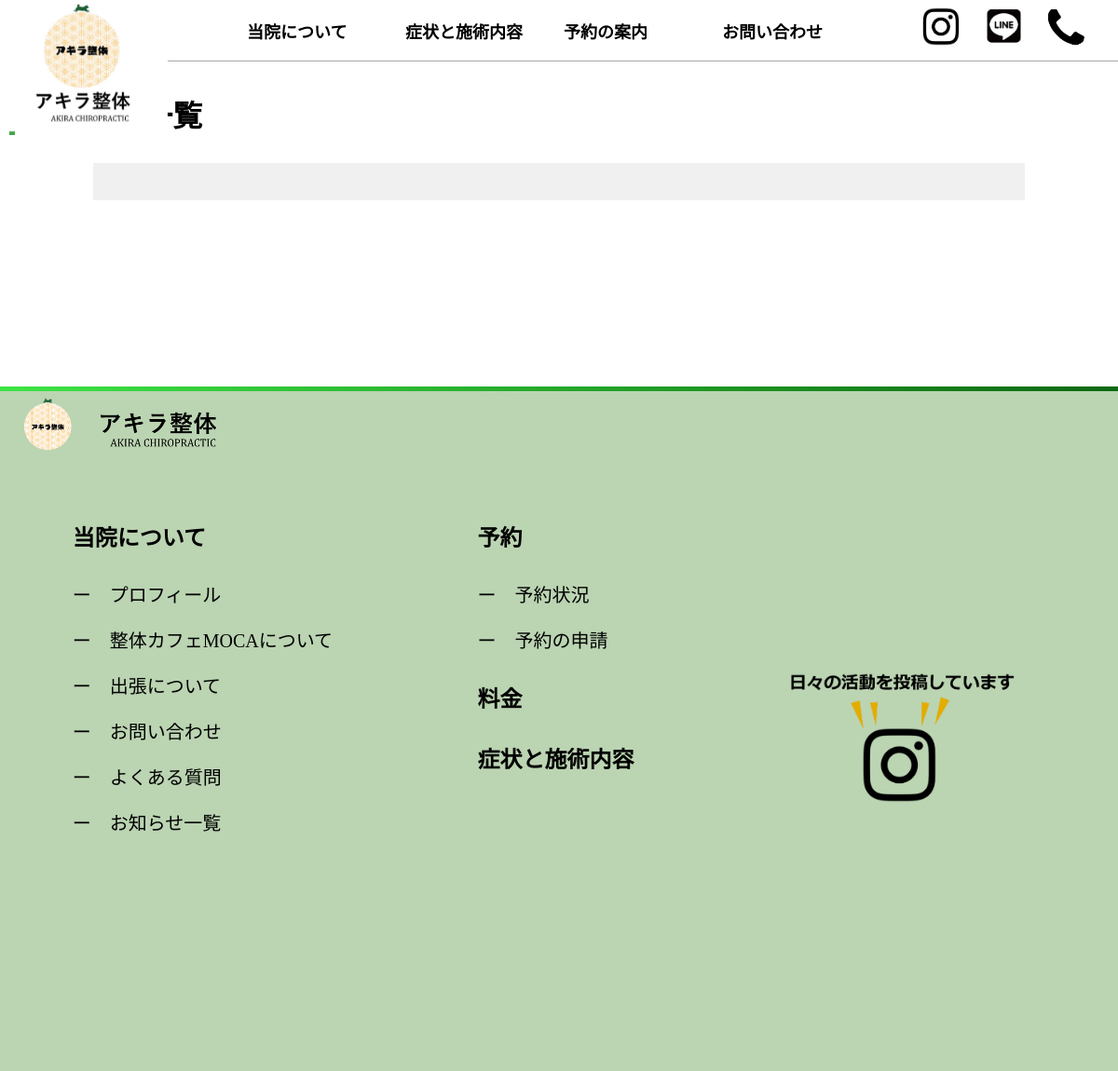
The app's page /notice-all/, older data.
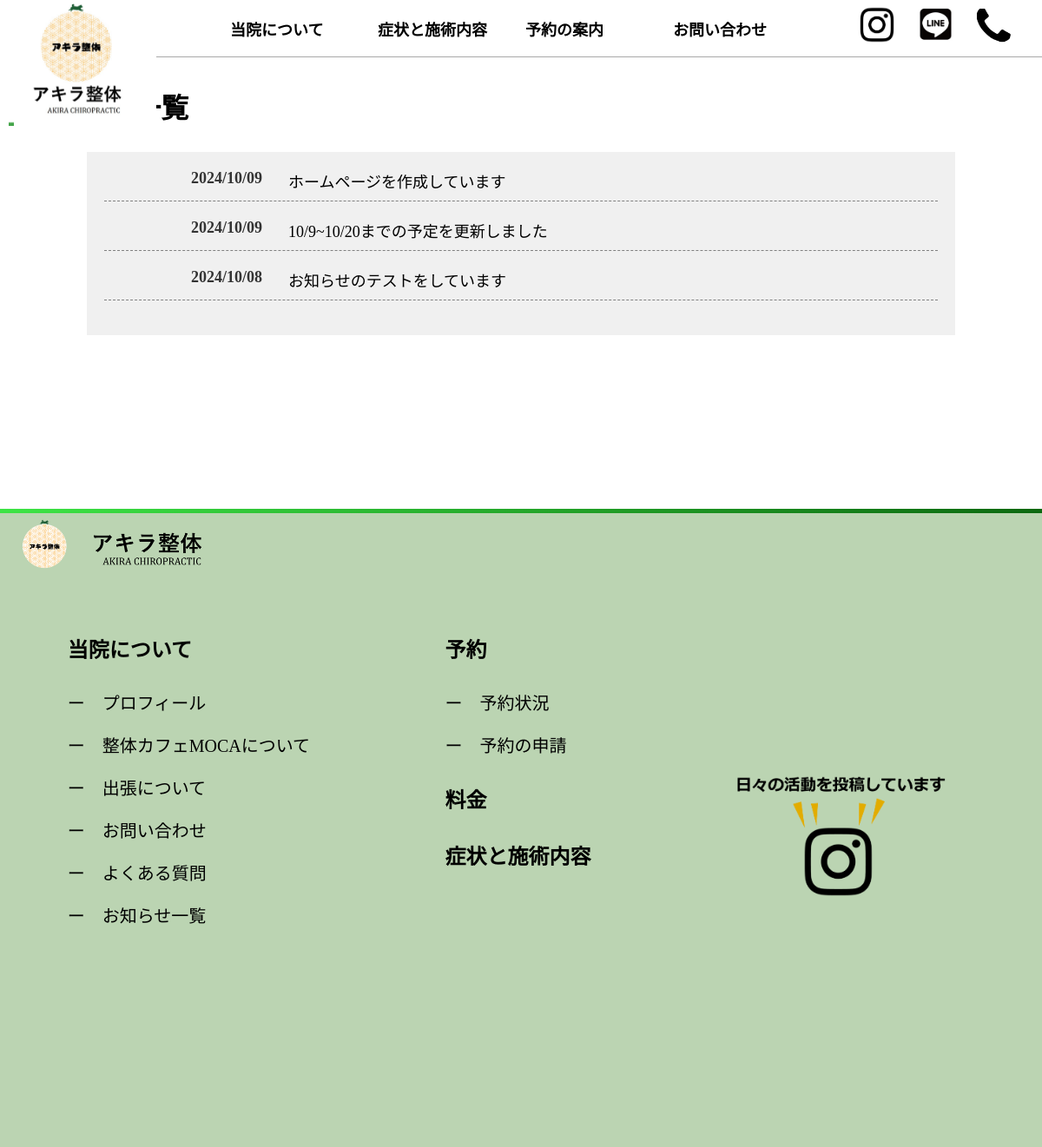
The same page, newer data.
### calendarapp/models.py (models this page shows, shortened)
class Notice(models.Model):
    title = models.CharField(max_length=200)  # お知らせのタイトル
    content = models.TextField()  # お知らせの内容
    date = models.DateField()  # お知らせの日付、自動的に現在の日付が保存される

### calendarapp/views.py (the view)
# urls.py: path('notice-all/', views.notice_all, name='notice_all'),
def notice_all(request):
    notices = Notice.objects.all().order_by('-date')
    return render(request, 'calendarapp/notice-all.html', {'notices': notices})

### calendarapp/templates/calendarapp/notice-all.html (shortened to what this page needs)
{% extends 'base.html' %}
{% block content %}
{% load static %}
<body>
   <div class="notice-image">
   </div>
   <div class="notice-title">お知らせ一覧</div>
   <div class="notice-list">
    {% for notice in notices %}
    <div class="notice-item">
        <div class="notice-date">{{ notice.date|date:"Y/m/d" }}</div>
        <a href="{% url 'notice_detail' notice.pk %}">
            <div class="notice-title1">{{ notice.title }}</div>
        </a>
    </div>
    {% endfor %}
</div>
</body>
{% endblock %}

### calendarapp/templates/base.html (shortened to what this page needs)
<!DOCTYPE html>
<html lang="ja">
{% load static %}
<head>
</head>
<body>
    <nav>
        <div class="nav-image">
           <a href="/"><img id="menuImage" src="{% static 'calendarapp/images/logo2.jpg' %}" alt="サイトロゴ"></a>
        </div>
        <a href="{% url 'detail' %}"><div class="nav-content">当院について</div></a>
        <a href="{% url 'treatment' %}"><div class="nav-content">症状と施術内容</div></a>
        <a href="{% url 'calendar' %}"><div class="nav-content">予約の案内</div></a>
        <a href="{% url 'profile' %}"><div class="nav-content">お問い合わせ</div></a>
        <a href="https://www.instagram.com/aaa___aia2001/" target="_blank">
              <img src="{% static 'calendarapp/images/insta-logo.png' %}" alt="インスタロゴ" class="insta-logo">
        </a>
        <a><img src="{% static 'calendarapp/images/line-logo.jpg' %}" alt="サイトロゴ" class="line-logo"></a>
        <a><img src="{% static 'calendarapp/images/denwa-logo.png' %}" alt="サイトロゴ" class="denwa-logo"></a>
    </nav>
    <div class="content">
        {% block content %}
        {% endblock %}
    </div>
    <div class="last-box-line"></div>
    <div class="end-container">
        <div class="end-content">
            <img src="{% static 'calendarapp/images/logo3.png' %}" alt="ロゴ2">
        </div>
        <div class="end-container1">
           <div class="end-item">
               <a href="{% url 'detail' %}">
               <div class="end-item2">当院について</div>
               </a>
               <a href="{% url 'profile' %}">
               <div class="end-item1">ー　プロフィール</div>
               </a>
               <a href="{% url 'profile' %}">
                <div class="end-item1">ー　整体カフェMOCAについて</div>
                </a>
                <a href="{% url 'profile' %}">
                    <div class="end-item1">ー　出張について</div>
                    </a>
               <a href="{% url 'contact' %}">
               <div class="end-item1">ー　お問い合わせ</div>
               </a>
               <a href="{% url 'contact' %}">
                <div class="end-item1">ー　よくある質問</div>
                </a>
                <a href="{% url 'notice_all' %}">
                    <div class="end-item1">ー　お知らせ一覧</div>
                    </a>
           </div>
           <div class="end-item">
               <a href="{% url 'calendar' %}">
               <div class="end-item2">予約</div>
               </a>
               <a href="{% url 'calendar' %}">
               <div class="end-item1">ー　予約状況</div>
               </a>
               <a href="{% url 'request_create' %}">
                <div class="end-item1">ー　予約の申請</div>
                </a>
                <a href="{% url 'treatment' %}">
                    <div class="end-item2">料金</div>
                    </a>
                <a href="{% url 'treatment' %}">
                    <div class="end-item2">症状と施術内容</div>
                    </a>
           </div>
           <img src="{% static 'calendarapp/images/insta_induction.png' %}" alt="インスタ" class="end-image1">
        </div>
</body>
</html>

### calendarapp/templates/base.html (style rules this page uses)
body { margin: 0; padding: 0; scroll-behavior: smooth; }
a { text-decoration: none; color: black; }
nav { position: fixed; width: 100%; height: 65px; background-color: white; z-index: 1000; display: flex; border-bottom: 1.5px solid rgb(169, 169, 169); justify-content: center; }
.nav-image { width: 200px; height: auto; background-color: white; margin-right: auto; }
#menuImage { width: 180px; height: auto; position: absolute; transition: transform 0.4s ease; }
.nav-content { width: 140px; height: auto; margin: 20px auto 0px 30px; font-weight: bold; font-size: 18px; padding: 0px auto; }
.insta-logo { width: 50px; margin: 2px 10px 0px 70px; }
.line-logo { width: 45px; height: auto; margin: 7px 10px 0px 10px; }
.denwa-logo { width: 50px; height: auto; margin: 5px 30px 0px 10px; }
.content { padding-top: 65px; }
.last-box-line { width: 100%; height: 5px; background: linear-gradient(to right, #3de445, #24a72a, #0c6810); margin-top: 200px; }
.end-container { width: 100%; height: calc(100vh - 70px); background-color: rgb(187, 212, 178); }
.end-content { justify-content: left; padding: 5px 20px; }
.end-content img { width: 22%; }
.end-container1 { display: flex; padding-top: 20px; }
.end-item { text-align: left; margin: 10px auto; }
.end-item1 { font-size: 20px; color: black; margin: 20px 0px 0px 0px; }
.end-item2 { font-size: 24px; color: black; margin: 30px auto; font-weight: bold; }
.end-image1 { width: 22%; height: auto; margin: 200px 100px auto auto; display: block; }

### calendarapp/templates/calendarapp/notice-all.html (style rules this page uses)
.notice-list { width: 80%; background-color: rgb(240, 240, 240); padding: 20px; margin: auto; justify-content: left; margin-bottom: 100px; }
.notice-item { margin-bottom: 20px; padding-left: 100px; padding-bottom: 10px; display: flex; justify-content: left; border-bottom: dashed 1.5px gray; }
.notice-title { font-size: 32px; font-weight: bold; border-left: solid 6px #44a549; padding-left: 10px; margin: 10px 10px 30px 10px; }
.notice-title1 { font-size: 18px; }
.notice-date { font-size: 18px; font-weight: bold; color: #333; margin-right: 30px; }

Row changes from the older to the newer data that the page shows:
added Notice: date "2024/10/09", title "ホームページを作成しています"
added Notice: date "2024/10/09", title "10/9~10/20までの予定を更新しました"
added Notice: date "2024/10/08", title "お知らせのテストをしています"
